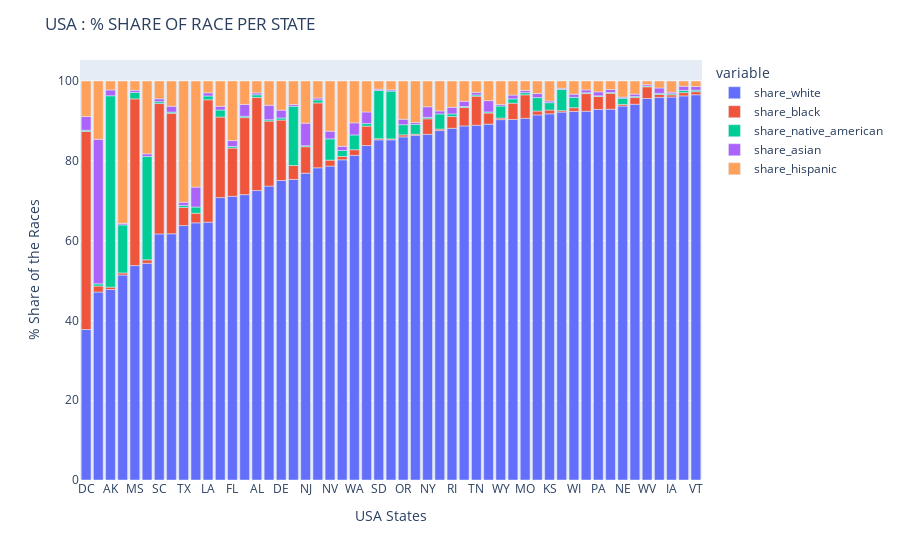

Notebook cell for this chart:
### Code cell
fig = px.bar(df_share_race_per_state)

# Add figure title
fig.update_layout(
    title_text="USA : % SHARE OF RACE PER STATE"
)

# Set x-axis title
fig.update_xaxes(title_text="USA States")

# Set y-axes titles
fig.update_yaxes(title_text="% Share of the Races")

fig.show()

### Figure 1 — Plotly figure (JSON) as saved in the notebook; plotly's stock layout.template omitted (floating-point values rounded to 4 significant figures)
{"data": [{"alignmentgroup": "True", "hovertemplate": "variable=share_white<br>Geographic area=%{x}<br>value=%{y}<extra></extra>", "legendgroup": "share_white", "marker": {"color": "#636efa", "pattern": {"shape": ""}}, "name": "share_white", "offsetgroup": "share_white", "orientation": "v", "showlegend": true, "textposition": "auto", "type": "bar", "x": ["DC", "HI", "AK", "NM", "MS", "AZ", "SC", "GA", "TX", "CA", "LA", "NC", "FL", "MD", "AL", "VA", "DE", "OK", "NJ", "AR", "NV", "CO", "WA", "CT", "SD", "MT", "OR", "ID", "NY", "UT", "RI", "IL", "TN", "MA", "WY", "MI", "MO", "MN", "KS", "ND", "WI", "KY", "PA", "OH", "NE", "IN", "WV", "NH", "IA", "ME", "VT"], "xaxis": "x", "y": [37.71, 47.1, 47.74, 51.37, 53.74, 54.31, 61.67, 61.71, 63.77, 64.45, 64.61, 70.78, 71.1, 71.52, 72.54, 73.66, 75.06, 75.33, 76.9, 78.25, 78.67, 80.25, 81.37, 83.83, 85.25, 85.26, 85.99, 86.38, 86.63, 87.58, 88.13, 88.73, 88.89, 89.19, 90.32, 90.34, 90.64, 91.49, 91.77, 92.2, 92.38, 92.42, 92.88, 92.93, 93.72, 94.17, 95.61, 95.9, 95.98, 96.27, 96.55], "yaxis": "y"}, {"alignmentgroup": "True", "hovertemplate": "variable=share_black<br>Geographic area=%{x}<br>value=%{y}<extra></extra>", "legendgroup": "share_black", "marker": {"color": "#EF553B", "pattern": {"shape": ""}}, "name": "share_black", "offsetgroup": "share_black", "orientation": "v", "showlegend": true, "textposition": "auto", "type": "bar", "x": ["DC", "HI", "AK", "NM", "MS", "AZ", "SC", "GA", "TX", "CA", "LA", "NC", "FL", "MD", "AL", "VA", "DE", "OK", "NJ", "AR", "NV", "CO", "WA", "CT", "SD", "MT", "OR", "ID", "NY", "UT", "RI", "IL", "TN", "MA", "WY", "MI", "MO", "MN", "KS", "ND", "WI", "KY", "PA", "OH", "NE", "IN", "WV", "NH", "IA", "ME", "VT"], "xaxis": "x", "y": [49.66, 1.512, 0.5933, 0.5238, 41.79, 0.8651, 32.67, 30.2, 4.54, 2.414, 30.68, 20.19, 12.08, 19.3, 23.33, 16.3, 15.15, 3.488, 6.631, 16.26, 1.498, 0.8391, 1.409, 4.86, 0.2915, 0.2287, 0.5196, 0.2871, 3.906, 0.3769, 2.952, 4.62, 7.298, 2.787, 0.3906, 4.109, 5.892, 0.9973, 0.9482, 0.357, 0.9314, 4.43, 3.257, 3.965, 0.4161, 1.677, 2.933, 0.7173, 0.5593, 0.8248, 0.776], "yaxis": "y"}, {"alignmentgroup": "True", "hovertemplate": "variable=share_native_american<br>Geographic area=%{x}<br>value=%{y}<extra></extra>", "legendgroup": "share_native_american", "marker": {"color": "#00cc96", "pattern": {"shape": ""}}, "name": "share_native_american", "offsetgroup": "share_native_american", "orientation": "v", "showlegend": true, "textposition": "auto", "type": "bar", "x": ["DC", "HI", "AK", "NM", "MS", "AZ", "SC", "GA", "TX", "CA", "LA", "NC", "FL", "MD", "AL", "VA", "DE", "OK", "NJ", "AR", "NV", "CO", "WA", "CT", "SD", "MT", "OR", "ID", "NY", "UT", "RI", "IL", "TN", "MA", "WY", "MI", "MO", "MN", "KS", "ND", "WI", "KY", "PA", "OH", "NE", "IN", "WV", "NH", "IA", "ME", "VT"], "xaxis": "x", "y": [0.2938, 0.5478, 47.97, 12.05, 1.613, 25.91, 0.4605, 0.2961, 0.5087, 1.545, 0.9543, 1.77, 0.4116, 0.3381, 0.6597, 0.338, 0.5155, 14.86, 0.2444, 0.7579, 5.329, 1.486, 3.705, 0.6393, 12.09, 11.98, 2.54, 2.455, 0.3522, 3.789, 0.6624, 0.2571, 0.3164, 0.2648, 3.026, 1.073, 0.5455, 3.352, 1.849, 5.325, 2.604, 0.2105, 0.1609, 0.2153, 1.543, 0.2739, 0.2015, 0.2882, 0.2693, 0.5483, 0.3724], "yaxis": "y"}, {"alignmentgroup": "True", "hovertemplate": "variable=share_asian<br>Geographic area=%{x}<br>value=%{y}<extra></extra>", "legendgroup": "share_asian", "marker": {"color": "#ab63fa", "pattern": {"shape": ""}}, "name": "share_asian", "offsetgroup": "share_asian", "orientation": "v", "showlegend": true, "textposition": "auto", "type": "bar", "x": ["DC", "HI", "AK", "NM", "MS", "AZ", "SC", "GA", "TX", "CA", "LA", "NC", "FL", "MD", "AL", "VA", "DE", "OK", "NJ", "AR", "NV", "CO", "WA", "CT", "SD", "MT", "OR", "ID", "NY", "UT", "RI", "IL", "TN", "MA", "WY", "MI", "MO", "MN", "KS", "ND", "WI", "KY", "PA", "OH", "NE", "IN", "WV", "NH", "IA", "ME", "VT"], "xaxis": "x", "y": [3.428, 36.21, 1.452, 0.3878, 0.5455, 0.6585, 0.7364, 1.47, 0.7835, 4.994, 0.784, 0.9167, 1.461, 2.956, 0.48, 3.623, 1.969, 0.4405, 5.651, 0.4759, 1.918, 1.056, 3.037, 2.91, 0.3196, 0.3219, 1.357, 0.4743, 2.651, 0.7548, 1.668, 1.313, 0.6369, 2.838, 0.3809, 0.9507, 0.5511, 1.022, 0.4209, 0.2932, 0.7858, 0.7125, 0.985, 0.7525, 0.2888, 0.5828, 0.3432, 1.346, 0.3978, 1.038, 0.9165], "yaxis": "y"}, {"alignmentgroup": "True", "hovertemplate": "variable=share_hispanic<br>Geographic area=%{x}<br>value=%{y}<extra></extra>", "legendgroup": "share_hispanic", "marker": {"color": "#FFA15A", "pattern": {"shape": ""}}, "name": "share_hispanic", "offsetgroup": "share_hispanic", "orientation": "v", "showlegend": true, "textposition": "auto", "type": "bar", "x": ["DC", "HI", "AK", "NM", "MS", "AZ", "SC", "GA", "TX", "CA", "LA", "NC", "FL", "MD", "AL", "VA", "DE", "OK", "NJ", "AR", "NV", "CO", "WA", "CT", "SD", "MT", "OR", "ID", "NY", "UT", "RI", "IL", "TN", "MA", "WY", "MI", "MO", "MN", "KS", "ND", "WI", "KY", "PA", "OH", "NE", "IN", "WV", "NH", "IA", "ME", "VT"], "xaxis": "x", "y": [8.913, 14.62, 2.248, 35.68, 2.319, 18.26, 4.454, 6.325, 30.4, 26.59, 2.967, 6.346, 14.94, 5.882, 2.982, 6.076, 7.302, 5.884, 10.57, 4.262, 12.59, 16.37, 10.48, 7.764, 2.047, 2.212, 9.594, 10.4, 6.461, 7.503, 6.586, 5.078, 2.854, 4.92, 5.884, 3.523, 2.37, 3.143, 5.007, 1.821, 3.302, 2.23, 2.721, 2.133, 4.027, 3.295, 0.9097, 1.749, 2.798, 1.321, 1.39], "yaxis": "y"}], "layout": {"barmode": "relative", "legend": {"title": {"text": "variable"}, "tracegroupgap": 0}, "margin": {"t": 60}, "title": {"text": "USA : % SHARE OF RACE PER STATE"}, "xaxis": {"anchor": "y", "domain": [0, 1], "title": {"text": "USA States"}}, "yaxis": {"anchor": "x", "domain": [0, 1], "title": {"text": "% Share of the Races"}}}}
